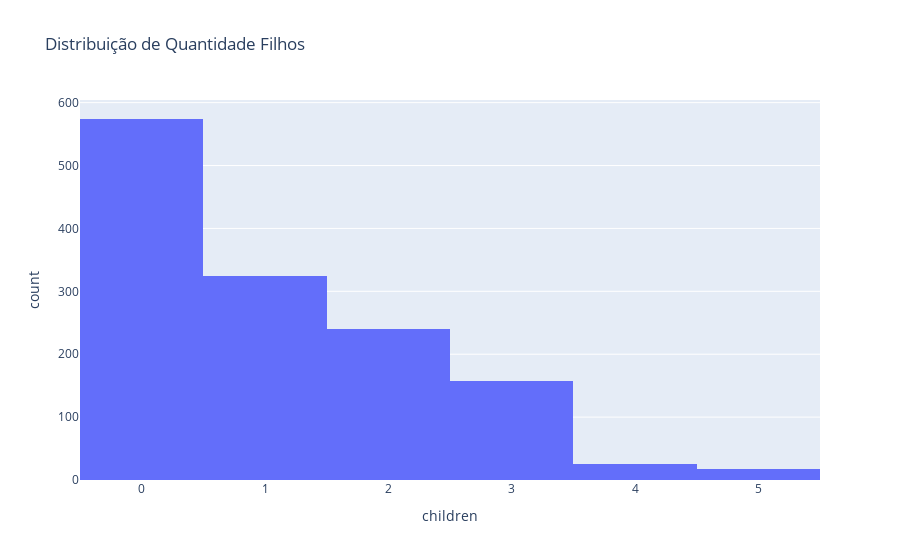

Notebook cell for this chart:
### Code cell
# Mostrar quantidade filhos
fig = px.histogram(df_costs, x='children', title='Distribuição de Quantidade Filhos')
fig.show()

### Figure 1 — Plotly figure (JSON) as saved in the notebook; plotly's stock layout.template omitted (floating-point values rounded to 4 significant figures; data arrays with more than 128 entries replaced by an {"elided": "..."} marker saying what was removed)
{"data": [{"bingroup": "x", "hovertemplate": "children=%{x}<br>count=%{y}<extra></extra>", "legendgroup": "", "marker": {"color": "#636efa", "pattern": {"shape": ""}}, "name": "", "orientation": "v", "showlegend": false, "type": "histogram", "x": {"elided": "1338 int values"}, "xaxis": "x", "yaxis": "y"}], "layout": {"barmode": "relative", "legend": {"tracegroupgap": 0}, "title": {"text": "Distribuição de Quantidade Filhos"}, "xaxis": {"anchor": "y", "domain": [0, 1], "title": {"text": "children"}}, "yaxis": {"anchor": "x", "domain": [0, 1], "title": {"text": "count"}}}}
